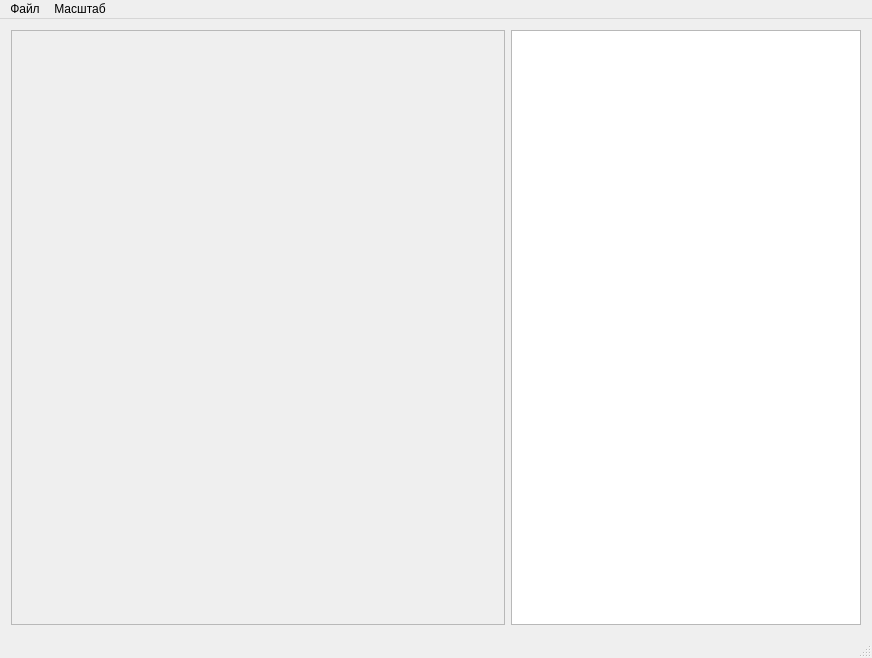
<?xml version="1.0" encoding="UTF-8"?>
<ui version="4.0">
 <class>MainWindow</class>
 <widget class="QMainWindow" name="MainWindow">
  <property name="geometry">
   <rect>
    <x>0</x>
    <y>0</y>
    <width>872</width>
    <height>658</height>
   </rect>
  </property>
  <property name="windowTitle">
   <string>ImageViewer</string>
  </property>
  <widget class="QWidget" name="centralWidget">
   <layout class="QGridLayout" name="gridLayout">
    <item row="0" column="0">
     <widget class="QScrollArea" name="scrollArea">
      <property name="widgetResizable">
       <bool>true</bool>
      </property>
      <widget class="QWidget" name="scrollAreaWidgetContents">
       <property name="geometry">
        <rect>
         <x>0</x>
         <y>0</y>
         <width>496</width>
         <height>597</height>
        </rect>
       </property>
      </widget>
     </widget>
    </item>
    <item row="0" column="1">
     <widget class="QListWidget" name="listWidget">
      <property name="sizePolicy">
       <sizepolicy hsizetype="Fixed" vsizetype="Expanding">
        <horstretch>0</horstretch>
        <verstretch>0</verstretch>
       </sizepolicy>
      </property>
      <property name="minimumSize">
       <size>
        <width>350</width>
        <height>0</height>
       </size>
      </property>
      <property name="maximumSize">
       <size>
        <width>350</width>
        <height>16777215</height>
       </size>
      </property>
      <property name="iconSize">
       <size>
        <width>50</width>
        <height>30</height>
       </size>
      </property>
      <property name="viewMode">
       <enum>QListView::ListMode</enum>
      </property>
     </widget>
    </item>
   </layout>
  </widget>
  <widget class="QMenuBar" name="menuBar">
   <property name="geometry">
    <rect>
     <x>0</x>
     <y>0</y>
     <width>872</width>
     <height>21</height>
    </rect>
   </property>
   <widget class="QMenu" name="menu">
    <property name="title">
     <string>Файл</string>
    </property>
    <addaction name="action"/>
    <addaction name="action_3"/>
   </widget>
   <widget class="QMenu" name="menu_2">
    <property name="title">
     <string>Масштаб</string>
    </property>
    <addaction name="action_4"/>
    <addaction name="action_5"/>
   </widget>
   <addaction name="menu"/>
   <addaction name="menu_2"/>
  </widget>
  <widget class="QStatusBar" name="statusBar"/>
  <action name="action">
   <property name="text">
    <string>Открыть</string>
   </property>
  </action>
  <action name="action_3">
   <property name="text">
    <string>Выход</string>
   </property>
  </action>
  <action name="action_4">
   <property name="text">
    <string>Больше</string>
   </property>
   <property name="shortcut">
    <string>Ctrl++</string>
   </property>
  </action>
  <action name="action_5">
   <property name="text">
    <string>Меньше</string>
   </property>
   <property name="shortcut">
    <string>Ctrl+-</string>
   </property>
  </action>
 </widget>
 <layoutdefault spacing="6" margin="11"/>
 <resources/>
 <connections/>
</ui>
